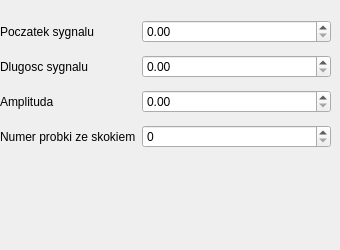
     <widget class="QWidget" name="impulsJednostkowy">
      <widget class="QWidget" name="formLayoutWidget_13">
       <property name="geometry">
        <rect>
         <x>0</x>
         <y>20</y>
         <width>331</width>
         <height>221</height>
        </rect>
       </property>
       <layout class="QFormLayout" name="impulsJednostkowyLayout">
        <property name="verticalSpacing">
         <number>12</number>
        </property>
        <item row="0" column="0">
         <widget class="QLabel" name="poczatekSygnaluLabel_10">
          <property name="text">
           <string>Poczatek sygnalu</string>
          </property>
         </widget>
        </item>
        <item row="0" column="1">
         <widget class="QDoubleSpinBox" name="poczatekSygnaluDoubleSpinBox_10">
          <property name="maximum">
           <double>100000.000000000000000</double>
          </property>
         </widget>
        </item>
        <item row="1" column="0">
         <widget class="QLabel" name="dlugoscSygnaluLabel_10">
          <property name="text">
           <string>Dlugosc sygnalu</string>
          </property>
         </widget>
        </item>
        <item row="1" column="1">
         <widget class="QDoubleSpinBox" name="dlugoscSygnaluDoubleSpinBox_10">
          <property name="maximum">
           <double>100000.000000000000000</double>
          </property>
         </widget>
        </item>
        <item row="2" column="0">
         <widget class="QLabel" name="amplitudaLabel_10">
          <property name="text">
           <string>Amplituda</string>
          </property>
         </widget>
        </item>
        <item row="2" column="1">
         <widget class="QDoubleSpinBox" name="amplitudaDoubleSpinBox_10">
          <property name="maximum">
           <double>100000.000000000000000</double>
          </property>
         </widget>
        </item>
        <item row="3" column="0">
         <widget class="QLabel" name="wspolczynnikWypelnieniaLabel_10">
          <property name="text">
           <string>Numer probki ze skokiem</string>
          </property>
         </widget>
        </item>
        <item row="3" column="1">
         <widget class="QSpinBox" name="wspolczynnikWypelnieniaDoubleSpinBox_10"/>
        </item>
       </layout>
      </widget>
     </widget>
